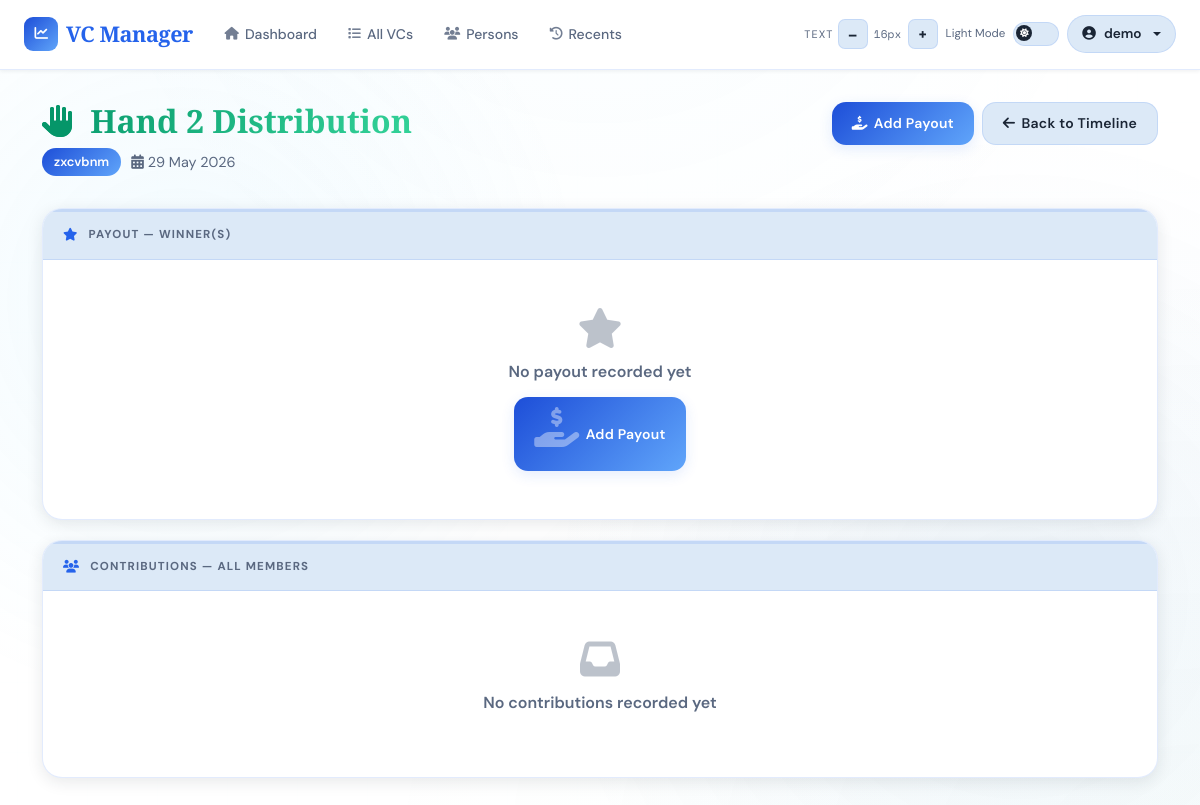
The app's page /vc/5/hand/2 (signed in) with its own data.
### app/models/user.py (models this page shows, shortened)
class User(UserMixin, db.Model):
    __tablename__ = 'users'
    id = db.Column(db.Integer, primary_key=True)
    email = db.Column(db.String(120), unique=True, nullable=False, index=True)
    name = db.Column(db.String(120), nullable=False)
    password_hash = db.Column(db.String(255), nullable=True)  # Nullable for OAuth-only users
    google_id = db.Column(db.String(255), unique=True, nullable=True)  # For OAuth users
    created_at = db.Column(db.DateTime, default=datetime.utcnow)
    last_login = db.Column(db.DateTime, nullable=True)
    vcs = db.relationship('VC', backref='user', lazy=True, cascade='all, delete-orphan')
    persons = db.relationship('Person', backref='user', lazy=True, cascade='all, delete-orphan')

### app/models/vc.py (models this page shows, shortened)
class VCHand(db.Model):
    __tablename__ = 'vc_hands'
    id                  = db.Column(db.Integer, primary_key=True)
    vc_id               = db.Column(db.Integer, db.ForeignKey('vcs.id'), nullable=False, index=True)
    hand_number         = db.Column(db.Integer, nullable=False)
    date                = db.Column(db.DateTime, nullable=False)
    contribution_amount = db.Column(db.Float, nullable=False)
    balance             = db.Column(db.Float, nullable=False)
    self_half_option    = db.Column(db.String(10), default='self')
    is_active           = db.Column(db.Boolean, default=False)
    created_at          = db.Column(db.DateTime, default=datetime.utcnow)
    hand_distributions = db.relationship('HandDistribution', backref='vc_hand', lazy=True, cascade='all, delete-orphan')
    contributions      = db.relationship('Contribution',     backref='vc_hand', lazy=True, cascade='all, delete-orphan')
    @property
    def projected_payout(self):
        steps_from_end   = self.vc.tenure - self.hand_number + 1
        deduction_amount = self.vc.amount * (self.vc.min_interest / 100)
        return self.vc.amount - (steps_from_end * deduction_amount)

class VC(db.Model):
    __tablename__ = 'vcs'
    id           = db.Column(db.Integer, primary_key=True)
    user_id      = db.Column(db.Integer, db.ForeignKey('users.id'), nullable=False, index=True)
    vc_number    = db.Column(db.Integer, unique=True, nullable=False)
    name         = db.Column(db.String(100), nullable=False)
    start_date   = db.Column(db.DateTime, nullable=False, default=lambda: datetime.now(timezone.utc))
    amount       = db.Column(db.Float, nullable=False)
    tenure       = db.Column(db.Integer, nullable=False)
    current_hand = db.Column(db.Integer, default=1)
    narration    = db.Column(db.Text)
    status       = db.Column(db.Enum(PaymentStatus, native_enum=False), default=PaymentStatus.PENDING)
    min_interest = db.Column(db.Float, nullable=False, default=0.0)
    created_at   = db.Column(db.DateTime, default=lambda: datetime.now(timezone.utc))
    updated_at   = db.Column(db.DateTime, default=lambda: datetime.now(timezone.utc),
                             onupdate=lambda: datetime.now(timezone.utc))
    is_deleted   = db.Column(db.Boolean, nullable=False, default=False)
    hands          = db.relationship('VCHand',      backref='vc', lazy=True, cascade='all, delete-orphan')
    payments       = db.relationship('Payment',     backref='vc', lazy=True, cascade='all, delete-orphan')
    ledger_entries = db.relationship('LedgerEntry', back_populates='vc', lazy=True)
    members        = db.relationship('Person', secondary=vc_members, backref='vcs')
    def get_slots(self, person_id):
        row = db.session.execute(
            vc_members.select().where(
                (vc_members.c.vc_id     == self.id) &
                (vc_members.c.person_id == person_id)
            )
        ).fetchone()
        return row.slots if row else 0
    @property
    def total_slots(self):
        result = db.session.execute(
            db.select(db.func.sum(vc_members.c.slots))
            .where(vc_members.c.vc_id == self.id)
        ).scalar()
        return int(result or 0)

### app/routes/vc.py (the view)
@vc_bp.route('/<int:vc_id>/hand/<int:hand_number>')
@login_required
def view_hand_distribution(vc_id, hand_number):
    vc   = VC.query.filter_by(id=vc_id, user_id=current_user.id).first_or_404()
    hand = VCHand.query.filter_by(vc_id=vc.id, hand_number=hand_number).first_or_404()
    vc_member_ids = [m.id for m in vc.members]
    distributions = HandDistribution.query.filter_by(hand_id=hand.id).all()
    payout_recorded = len(distributions) > 0
    payout = distributions[0] if distributions else None
    balance_map = {}
    for d in distributions:
        if not d.is_operator_taken and d.person_id:
            balance_map[d.person_id] = get_last_balance(d.person_id)
    contributions = Contribution.query.filter(
        Contribution.hand_id == hand.id,
        Contribution.person_id.in_(vc_member_ids)
    ).order_by(Contribution.date.asc()).all()
    payout = distributions[0] if distributions else None
    ledger_entries = LedgerEntry.query.filter(
        LedgerEntry.vc_id == vc.id,
        LedgerEntry.narration.like(f'%{vc.name} Haath {hand.hand_number}%')
    ).all()
    ledger_map = {}
    for entry in ledger_entries:
        if entry.person_id not in ledger_map:
            ledger_map[entry.person_id] = entry
    members = vc.members
    all_person_winner_ids = set()
    for h in vc.hands:
        for d in h.hand_distributions:
            if not d.is_operator_taken and d.person_id is not None:
                all_person_winner_ids.add(d.person_id)
    member_eligibility = {}
    for member in members:
        if member is None:
            continue
        wins = [
            d for h in vc.hands
            for d in h.hand_distributions
            if not d.is_operator_taken and d.person_id == member.id
        ]
        if wins:
            win_labels = [f"Hand {d.vc_hand.hand_number} · ₹{d.amount:,.0f}" for d in wins]
            member_eligibility[member.id] = {
                'is_eligible': True,  # always eligible now
                'win_info': ", ".join(win_labels)
            }
        else:
            member_eligibility[member.id] = {
                'is_eligible': True,
                'win_info': None
            }
    member_slots = {p.id: vc.get_slots(p.id) for p in vc.members}
    return render_template(
        'vc/hand_distribution.html',
        vc=vc,
        hand=hand,
        members=members,
        member_eligibility=member_eligibility,
        payout_recorded=payout_recorded,
        contributions=contributions,
        payout=payout,               # first distribution or None
        distributions=distributions, # all distributions for this hand
        ledger_map=ledger_map,
        balance_map=balance_map ,
        member_slots=member_slots
    )

### templates/vc/hand_distribution.html (shortened to what this page needs)
{% extends "base.html" %}
{% block content %}
<div class="page-header">
    <div>
        <h1 class="page-title">
            <i class="fas fa-hand-paper me-2" style="-webkit-text-fill-color:var(--success);"></i>
            Hand {{ hand.hand_number }} Distribution
        </h1>
        <div class="page-meta">
            <span class="vc-badge">{{ vc.name }}</span>
            <span><i class="fas fa-calendar-alt me-1"></i>{{ hand.date.strftime('%d %B %Y') }}</span>
        </div>
    </div>
    <div class="d-flex gap-2 flex-wrap">
        {% if not payout_recorded %}
        <button class="btn btn-primary" data-bs-toggle="modal" data-bs-target="#handDistributionModal">
            <i class="fas fa-hand-holding-dollar"></i>Add Payout
        </button>
        {% endif %}
        <a href="{{ url_for('vc.view_vc', id=vc.id) }}" class="btn btn-secondary">
            <i class="fas fa-arrow-left"></i>Back to Timeline
        </a>
    </div>
</div>
<div class="dist-card">
    <div class="section-label"><i class="fas fa-star"></i>Payout — Winner(s)</div>
    {% if distributions %}
        {% for dist in distributions %}
            {% if dist.is_operator_taken %}
            <div class="payout-row operator-row" onclick="openEditModal()" title="Click to edit">
                <div class="row-index">⚙</div>
                <div><div class="person-chip operator-chip">OPERATOR</div></div>
                <div>
                    <div class="person-name  d-none d-md-block">Operator</div>
                    <div class="person-sub">Kept by operator — no member payout</div>
                </div>
                <div>
                    <div class="amount-display operator-amt">₹{{ "%.0f"|format(dist.amount) }}</div>
                    <div class="person-sub" style="margin-top:4px;">Full pool retained</div>
                </div>
                <div><span class="pay-badge operator"><i class="fas fa-cog"></i>Operator</span></div>
            </div>
            {% else %}
            <!--
            Calculate:
            - Payout amount = dist.amount (bid)
            - Contribution = from contributions table for this person in this hand
            - Net = Payout - Contribution
            -->
            {% set member_contribution = contributions | selectattr('person_id', 'equalto', dist.person_id) | selectattr('hand_id', 'equalto', hand.id) | map(attribute='amount') | sum %}
            {% set net_payout = dist.amount - member_contribution %}
            <div class="payout-row" onclick="openEditModal()" title="Click to edit">
                <div class="row-index">★</div>
                <div>
                    <div class="person-chip d-none d-md-block">{{ dist.person.short_name }}</div>
                    <div class="person-chip d-md-none">{{ dist.person.name }}</div>
                </div>
                <div>
                    <div class="person-name d-none d-md-block">{{ dist.person.name }}</div>
                </div>
                <div>
                    <div>
                        <div class="amount-display payout-amt">
                            ₹{{ "%.0f"|format(net_payout) }}
                        </div>
                        <div class="person-sub" style="margin-top:4px;">
                            Bid: ₹{{ "%.0f"|format(dist.amount) }}
                        </div>
                    </div>
                </div>
                <div><span class="pay-badge payout"><i class="fas fa-star"></i>Winner</span></div>
            </div>
            {% endif %}
        {% endfor %}
    {% else %}
    <div class="empty-state">
        <i class="fas fa-star"></i>
        <h5>No payout recorded yet</h5>
        <button class="btn btn-primary" data-bs-toggle="modal" data-bs-target="#handDistributionModal">
            <i class="fas fa-hand-holding-dollar"></i>Add Payout
        </button>
    </div>
    {% endif %}
</div>
<div class="dist-card">
    <div class="section-label"><i class="fas fa-users"></i>Contributions — All Members</div>
    {% if contributions %}
        {% set winner_ids = distributions | selectattr('is_operator_taken', 'equalto', false) | map(attribute='person_id') | list %}
        {% for group in contributions|groupby('person_id') %}
            {% set person_id    = group.grouper %}
            {% set entries      = group.list %}
            {% set total_amount = entries|sum(attribute='amount') %}
            {% set latest       = entries|last %}
            {% set is_paid      = ledger_map.get(person_id) or (entries|selectattr('paid')|list|length > 0) %}
            {% set slots        = member_slots.get(person_id, 1) %}
            <div class="contrib-row fade-in"
                 onclick="window.location.href='{{ url_for('ledger.person_ledger', person_id=person_id) }}'">
                <div class="row-index">{{ loop.index }}</div>
                <div><div class="person-chip">{{ latest.person.short_name }}</div></div>
                <div>
                    <div class="person-name  d-none d-md-block">
                        {{ latest.person.name }}
                        {% if person_id in winner_ids %}
                            <span class="pay-badge payout ms-1" style="font-size:0.65rem;">
                                <i class="fas fa-star"></i>Winner
                            </span>
                        {% endif %}
                    </div>
                    <div class="person-sub">{{ slots }} hand{{ 's' if slots > 1 }}</div>
                </div>
                <div class="date-cell">
                    {% if ledger_map.get(person_id) %}
                        <div class="date-main">{{ ledger_map[person_id].date.strftime('%d/%m/%Y') }}</div>
                        <div class="date-time">{{ ledger_map[person_id].date.strftime('%I:%M %p') }}</div>
                    {% else %}
                        <div class="date-main">{{ latest.date.strftime('%d/%m/%Y') }}</div>
                        <div class="date-time">{{ latest.date.strftime('%I:%M %p') }}</div>
                    {% endif %}
                </div>
                <div class="d-flex align-items-center justify-content-between gap-3">
                    <div class="amount-display contrib-amt">₹{{ "%.0f"|format(total_amount) }}</div>
                    {% if is_paid %}
                        <span class="pay-badge paid"><i class="fas fa-check-circle"></i>Paid</span>
                    {% else %}
                        <span class="pay-badge pending"><i class="fas fa-clock"></i>Pending</span>
                    {% endif %}
                </div>
            </div>
        {% endfor %}
    {% else %}
        <div class="empty-state">
            <i class="fas fa-inbox"></i>
            <h5>No contributions recorded yet</h5>
        </div>
    {% endif %}
</div>
{% endblock %}

### templates/base.html (shortened to what this page needs)
<!DOCTYPE html>
<html lang="en" data-theme="light">
<head>
    <link href="https://cdnjs.cloudflare.com/ajax/libs/font-awesome/6.5.0/css/all.min.css" rel="stylesheet">
    <link href="https://cdn.jsdelivr.net/npm/bootstrap@5.3.0/dist/css/bootstrap.min.css" rel="stylesheet">
    <link rel="stylesheet" href="https://cdn.jsdelivr.net/npm/swiper@11/swiper-bundle.min.css" />
</head>
<body>
<nav class="navbar navbar-expand-lg" role="navigation" aria-label="Main navigation">
    <div class="container-fluid px-4">
        <a class="navbar-brand" href="{{ url_for('dashboard.index') }}">
            <div class="brand-icon" aria-hidden="true"><i class="fas fa-chart-line"></i></div>
            VC Manager
        </a>
        <div class="collapse navbar-collapse" id="navbarNav">
            {% if current_user.is_authenticated %}
            <ul class="navbar-nav me-auto d-none d-md-flex">
                <li class="nav-item"><a class="nav-link" href="{{ url_for('dashboard.index') }}"><i class="fas fa-home"></i>Dashboard</a></li>
                <li class="nav-item"><a class="nav-link" href="{{ url_for('vc.vcs_list') }}"><i class="fas fa-list"></i>All VCs</a></li>
                <li class="nav-item"><a class="nav-link" href="{{ url_for('person.persons') }}"><i class="fas fa-users"></i>Persons</a></li>
                <li class="nav-item"><a class="nav-link" href="{{ url_for('transactions.recent_transactions') }}"><i class="fas fa-history"></i>Recents</a></li>
            </ul>
            {% endif %}
            <div class="d-flex align-items-center ms-auto gap-2 mt-2 mt-lg-0">
                <div class="d-flex align-items-center gap-1" role="toolbar" aria-label="Font size">
                    <span class="a11y-label d-none d-xl-inline">Text</span>
                    <button class="fs-btn" id="fsDecrease" aria-label="Decrease font size">–</button>
                    <span class="fs-display" id="fsDisplay" aria-live="polite">16px</span>
                    <button class="fs-btn" id="fsIncrease" aria-label="Increase font size">+</button>
                </div>
                <div class="d-flex align-items-center gap-2" aria-label="Theme">
                    <span class="toggle-label-text d-none d-xl-inline" id="themeLabel">Dark</span>
                    <label class="toggle-switch" aria-label="Toggle light/dark mode">
                        <div class="toggle-track"></div>
                        <div class="toggle-thumb"><i class="fas fa-moon" id="toggleIcon"></i></div>
                    </label>
                </div>
                {% if current_user.is_authenticated %}
                <div class="dropdown">
                    <button class="user-btn dropdown-toggle" type="button" data-bs-toggle="dropdown" aria-expanded="false">
                        <i class="fas fa-user-circle"></i>
                        <span class="d-none d-sm-inline">{{ current_user.name }}</span>
                    </button>
                </div>
                {% endif %}
            </div>
        </div>
    </div>
</nav>
<main class="main-content" role="main">
    <div class="container">
        {% block content %}{% endblock %}
    </div>
</main>
</body>
</html>

### records on screen
User: name "demo"
VCHand: hand_number "2", date "29 May 2026"
VC: name "zxcvbnm"
